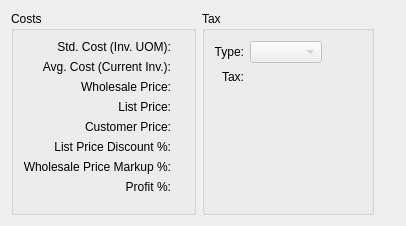
       <widget class="QWidget" name="_costsTab">
        <attribute name="title">
         <string>De&amp;tail</string>
        </attribute>
        <layout class="QGridLayout">
         <item row="0" column="0">
          <widget class="QGroupBox" name="_priceGroup">
           <property name="title">
            <string>Costs</string>
           </property>
           <layout class="QGridLayout">
            <item row="0" column="1">
             <widget class="CurrDisplay" name="_unitCost">
              <property name="format">
               <enum>CurrDisplay::Cost</enum>
              </property>
              <property name="localControl">
               <bool>false</bool>
              </property>
             </widget>
            </item>
            <item row="3" column="0">
             <widget class="QLabel" name="_listPriceLit">
              <property name="text">
               <string>List Price:</string>
              </property>
              <property name="alignment">
               <set>Qt::AlignRight|Qt::AlignTrailing|Qt::AlignVCenter</set>
              </property>
             </widget>
            </item>
            <item row="3" column="1">
             <widget class="CurrDisplay" name="_listPrice">
              <property name="format">
               <enum>CurrDisplay::SalesPrice</enum>
              </property>
             </widget>
            </item>
            <item row="4" column="0">
             <widget class="QLabel" name="_customerPriceLit">
              <property name="text">
               <string>Customer Price:</string>
              </property>
              <property name="alignment">
               <set>Qt::AlignRight|Qt::AlignTrailing|Qt::AlignVCenter</set>
              </property>
             </widget>
            </item>
            <item row="4" column="1">
             <widget class="CurrDisplay" name="_customerPrice">
              <property name="format">
               <enum>CurrDisplay::SalesPrice</enum>
              </property>
             </widget>
            </item>
            <item row="5" column="0">
             <widget class="QLabel" name="_discountFromListPriceLit">
              <property name="minimumSize">
               <size>
                <width>0</width>
                <height>0</height>
               </size>
              </property>
              <property name="text">
               <string>List Price Discount %:</string>
              </property>
              <property name="alignment">
               <set>Qt::AlignRight|Qt::AlignTrailing|Qt::AlignVCenter</set>
              </property>
             </widget>
            </item>
            <item row="5" column="1">
             <widget class="XLabel" name="_discountFromListPrice">
              <property name="minimumSize">
               <size>
                <width>0</width>
                <height>0</height>
               </size>
              </property>
              <property name="maximumSize">
               <size>
                <width>80</width>
                <height>16777215</height>
               </size>
              </property>
              <property name="text">
               <string/>
              </property>
              <property name="alignment">
               <set>Qt::AlignRight|Qt::AlignTrailing|Qt::AlignVCenter</set>
              </property>
             </widget>
            </item>
            <item row="8" column="0">
             <spacer>
              <property name="orientation">
               <enum>Qt::Vertical</enum>
              </property>
              <property name="sizeHint" stdset="0">
               <size>
                <width>20</width>
                <height>0</height>
               </size>
              </property>
             </spacer>
            </item>
            <item row="1" column="1">
             <widget class="CurrDisplay" name="_avgCost"/>
            </item>
            <item row="2" column="1">
             <widget class="CurrDisplay" name="_listCost">
              <property name="format">
               <enum>CurrDisplay::Cost</enum>
              </property>
             </widget>
            </item>
            <item row="1" column="0">
             <widget class="QLabel" name="_avgCostLit">
              <property name="text">
               <string>Avg. Cost (Current Inv.):</string>
              </property>
              <property name="alignment">
               <set>Qt::AlignRight|Qt::AlignTrailing|Qt::AlignVCenter</set>
              </property>
             </widget>
            </item>
            <item row="2" column="0">
             <widget class="QLabel" name="_listCostLit">
              <property name="text">
               <string>Wholesale Price:</string>
              </property>
              <property name="alignment">
               <set>Qt::AlignRight|Qt::AlignTrailing|Qt::AlignVCenter</set>
              </property>
             </widget>
            </item>
            <item row="7" column="1">
             <widget class="XLabel" name="_profit">
              <property name="maximumSize">
               <size>
                <width>80</width>
                <height>16777215</height>
               </size>
              </property>
              <property name="alignment">
               <set>Qt::AlignRight|Qt::AlignTrailing|Qt::AlignVCenter</set>
              </property>
             </widget>
            </item>
            <item row="7" column="0">
             <widget class="QLabel" name="_profitLit">
              <property name="text">
               <string>Profit %:</string>
              </property>
              <property name="alignment">
               <set>Qt::AlignRight|Qt::AlignTrailing|Qt::AlignVCenter</set>
              </property>
             </widget>
            </item>
            <item row="0" column="0">
             <widget class="QLabel" name="_unitCostLit">
              <property name="text">
               <string>Std. Cost (Inv. UOM):</string>
              </property>
              <property name="alignment">
               <set>Qt::AlignRight|Qt::AlignTrailing|Qt::AlignVCenter</set>
              </property>
             </widget>
            </item>
            <item row="6" column="0">
             <widget class="QLabel" name="_markupFromListCostLit">
              <property name="text">
               <string>Wholesale Price Markup %:</string>
              </property>
              <property name="alignment">
               <set>Qt::AlignRight|Qt::AlignTrailing|Qt::AlignVCenter</set>
              </property>
             </widget>
            </item>
            <item row="6" column="1">
             <widget class="XLabel" name="_markupFromListCost">
              <property name="maximumSize">
               <size>
                <width>80</width>
                <height>16777215</height>
               </size>
              </property>
              <property name="alignment">
               <set>Qt::AlignRight|Qt::AlignTrailing|Qt::AlignVCenter</set>
              </property>
             </widget>
            </item>
           </layout>
          </widget>
         </item>
         <item row="0" column="1">
          <widget class="QGroupBox" name="taxGroup">
           <property name="title">
            <string>Tax</string>
           </property>
           <layout class="QGridLayout">
            <item row="0" column="0">
             <widget class="QLabel" name="_taxtypeLit">
              <property name="minimumSize">
               <size>
                <width>0</width>
                <height>24</height>
               </size>
              </property>
              <property name="text">
               <string>Type:</string>
              </property>
              <property name="alignment">
               <set>Qt::AlignRight|Qt::AlignTrailing|Qt::AlignVCenter</set>
              </property>
             </widget>
            </item>
            <item row="0" column="1">
             <layout class="QHBoxLayout">
              <item>
               <widget class="XComboBox" name="_taxtype">
                <property name="enabled">
                 <bool>false</bool>
                </property>
                <property name="allowNull">
                 <bool>true</bool>
                </property>
                <property name="nullStr">
                 <string>None</string>
                </property>
                <property name="type">
                 <enum>XComboBox::TaxTypes</enum>
                </property>
               </widget>
              </item>
              <item>
               <spacer>
                <property name="orientation">
                 <enum>Qt::Horizontal</enum>
                </property>
                <property name="sizeHint" stdset="0">
                 <size>
                  <width>40</width>
                  <height>20</height>
                 </size>
                </property>
               </spacer>
              </item>
             </layout>
            </item>
            <item row="1" column="0">
             <widget class="XURLLabel" name="_taxLit">
              <property name="text">
               <string>Tax:</string>
              </property>
              <property name="alignment">
               <set>Qt::AlignRight|Qt::AlignTop|Qt::AlignTrailing</set>
              </property>
              <property name="margin">
               <number>5</number>
              </property>
             </widget>
            </item>
            <item row="1" column="1">
             <widget class="CurrCluster" name="_tax">
              <property name="format">
               <enum>CurrDisplay::SalesPrice</enum>
              </property>
              <property name="enabled">
               <bool>false</bool>
              </property>
             </widget>
            </item>
            <item row="2" column="0">
             <spacer>
              <property name="orientation">
               <enum>Qt::Vertical</enum>
              </property>
              <property name="sizeHint" stdset="0">
               <size>
                <width>20</width>
                <height>0</height>
               </size>
              </property>
             </spacer>
            </item>
           </layout>
          </widget>
         </item>
         <item row="0" column="2">
          <spacer>
           <property name="orientation">
            <enum>Qt::Horizontal</enum>
           </property>
           <property name="sizeHint" stdset="0">
            <size>
             <width>21</width>
             <height>204</height>
            </size>
           </property>
          </spacer>
         </item>
        </layout>
       </widget>
